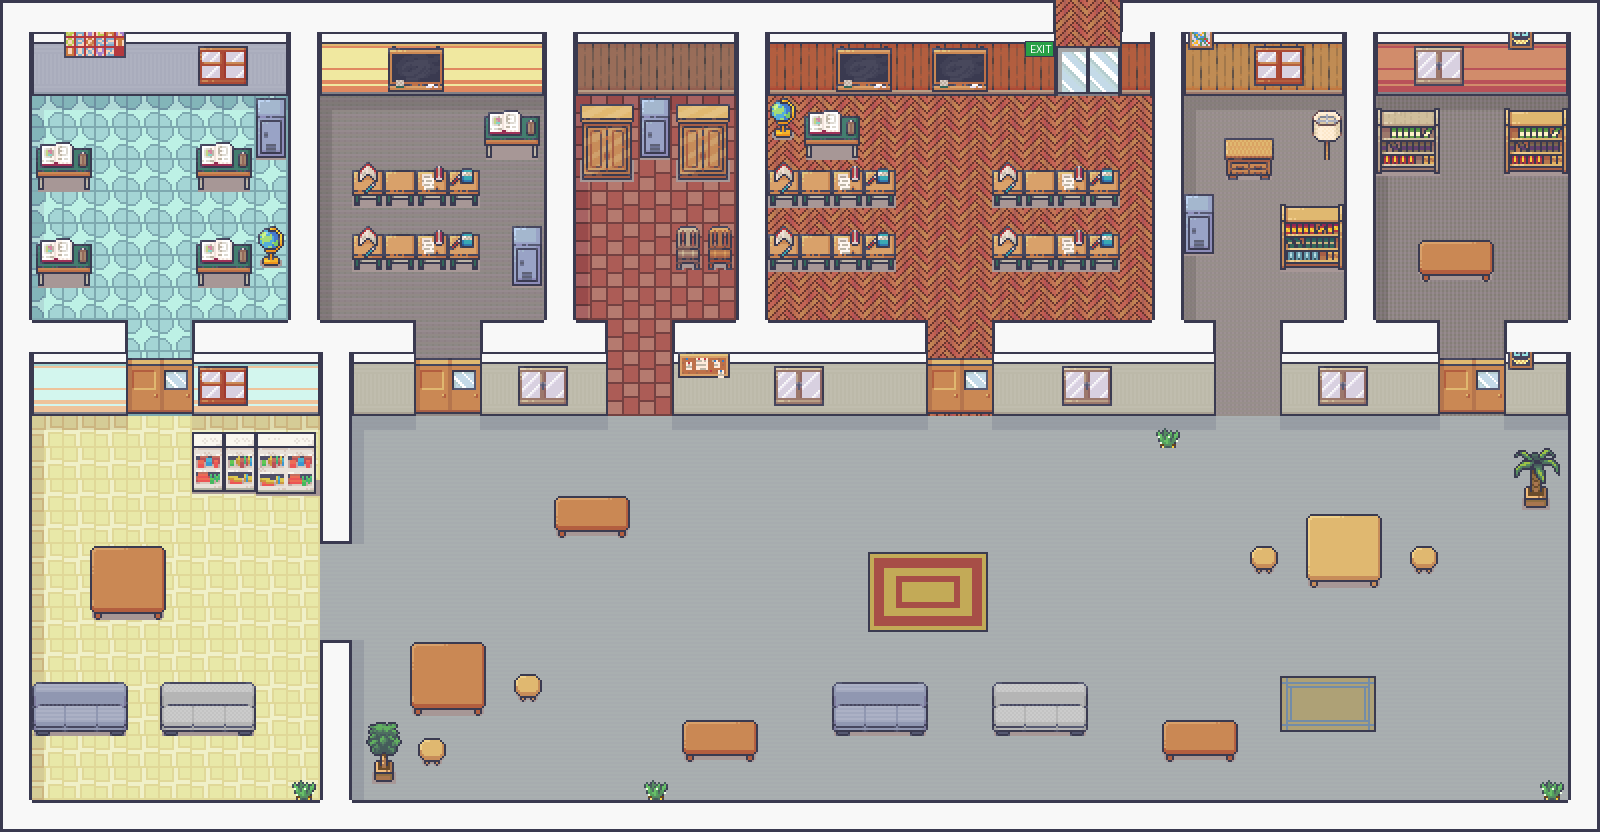

A level layout from a 2D game, rendered from its tile map. Below: a short description, then the map file with tile-grid data replaced by summaries:
An orthogonal 50x26 tile map with 32x32 px tiles, 5 tile layers (floor, rugs, furniture, doors, ...), 4 tilesets and 117 objects (70x solid, 12x goose_spawn, 8x room, 6x event_spot, 5x locked_door, ...).

<map version="1.10" tiledversion="1.10.2" orientation="orthogonal" renderorder="right-down" width="50" height="26" tilewidth="32" tileheight="32" infinite="0" nextlayerid="16" nextobjectid="118">
  <properties>
    <property name="name" value="Goose Patrol - building" />
  </properties>
  <tileset firstgid="1" name="room_builder" tilewidth="32" tileheight="32" tilecount="391" columns="17">
    <image source="tilesets/Room_Builder_free_32x32.png" width="544" height="736" />
  </tileset>
  <tileset firstgid="392" name="interiors" tilewidth="32" tileheight="32" tilecount="1424" columns="16">
    <image source="tilesets/Interiors_free_32x32.png" width="512" height="2848" />
  </tileset>
  <tileset firstgid="1816" name="building_extras" tilewidth="32" tileheight="32" tilecount="24" columns="8">
    <image source="tilesets/building_extras_32x32.png" width="256" height="96" />
  </tileset>
  <tileset firstgid="1840" source="bob.tsx" />
  <layer id="1" name="floor" width="50" height="26">
    <data>[1300 cells, 1300 non-empty, 92 distinct tile ids]</data>
  </layer>
  <layer id="2" name="rugs" width="50" height="26">
    <data>[1300 cells, 18 non-empty, 18 distinct tile ids]</data>
  </layer>
  <layer id="3" name="furniture" width="50" height="26">
    <data>[1300 cells, 257 non-empty, 108 distinct tile ids]</data>
  </layer>
  <layer id="4" name="doors" width="50" height="26">
    <data>[1300 cells, 20 non-empty, 8 distinct tile ids]</data>
  </layer>
  <layer id="5" name="above" width="50" height="26">
    <data>[1300 cells, 35 non-empty, 29 distinct tile ids]</data>
  </layer>
  <objectgroup id="6" name="collision" visible="0" color="#ff0000">
    <object id="1" name="" type="solid" x="0" y="0" width="1056" height="96" />
    <object id="2" name="" type="solid" x="1120" y="0" width="480" height="96" />
    <object id="3" name="" type="solid" x="0" y="96" width="32" height="736" />
    <object id="4" name="" type="solid" x="288" y="96" width="32" height="320" />
    <object id="5" name="" type="solid" x="480" y="96" width="96" height="64" />
    <object id="6" name="" type="solid" x="736" y="96" width="32" height="320" />
    <object id="7" name="" type="solid" x="800" y="96" width="64" height="192" />
    <object id="8" name="" type="solid" x="1152" y="96" width="32" height="352" />
    <object id="9" name="" type="solid" x="1344" y="96" width="32" height="320" />
    <object id="10" name="" type="solid" x="1568" y="96" width="32" height="736" />
    <object id="11" name="" type="solid" x="32" y="128" width="64" height="64" />
    <object id="12" name="" type="solid" x="192" y="128" width="96" height="32" />
    <object id="13" name="" type="solid" x="576" y="128" width="160" height="32" />
    <object id="14" name="" type="solid" x="768" y="128" width="32" height="160" />
    <object id="15" name="" type="solid" x="1216" y="128" width="64" height="64" />
    <object id="16" name="" type="solid" x="1312" y="128" width="32" height="32" />
    <object id="17" name="" type="solid" x="192" y="160" width="64" height="32" />
    <object id="18" name="" type="solid" x="352" y="160" width="128" height="128" />
    <object id="19" name="" type="solid" x="544" y="160" width="96" height="32" />
    <object id="20" name="" type="solid" x="672" y="160" width="64" height="32" />
    <object id="21" name="" type="solid" x="864" y="160" width="32" height="128" />
    <object id="22" name="" type="solid" x="992" y="160" width="128" height="128" />
    <object id="23" name="" type="solid" x="1376" y="160" width="64" height="32" />
    <object id="24" name="" type="solid" x="1504" y="160" width="64" height="32" />
    <object id="25" name="" type="solid" x="544" y="192" width="32" height="224" />
    <object id="26" name="" type="solid" x="32" y="224" width="64" height="64" />
    <object id="27" name="" type="solid" x="192" y="224" width="64" height="64" />
    <object id="28" name="" type="solid" x="672" y="224" width="64" height="64" />
    <object id="29" name="" type="solid" x="1184" y="224" width="32" height="32" />
    <object id="30" name="" type="solid" x="1408" y="224" width="96" height="64" />
    <object id="31" name="" type="solid" x="256" y="256" width="32" height="32" />
    <object id="32" name="" type="solid" x="512" y="256" width="32" height="32" />
    <object id="33" name="" type="solid" x="1280" y="256" width="64" height="32" />
    <object id="34" name="" type="solid" x="32" y="320" width="96" height="96" />
    <object id="35" name="" type="solid" x="192" y="320" width="96" height="96" />
    <object id="36" name="" type="solid" x="320" y="320" width="96" height="96" />
    <object id="37" name="" type="solid" x="480" y="320" width="64" height="96" />
    <object id="38" name="" type="solid" x="576" y="320" width="32" height="96" />
    <object id="39" name="" type="solid" x="672" y="320" width="64" height="96" />
    <object id="40" name="" type="solid" x="768" y="320" width="160" height="96" />
    <object id="41" name="" type="solid" x="992" y="320" width="160" height="96" />
    <object id="42" name="" type="solid" x="1184" y="320" width="32" height="96" />
    <object id="43" name="" type="solid" x="1280" y="320" width="64" height="96" />
    <object id="44" name="" type="solid" x="1376" y="320" width="64" height="96" />
    <object id="45" name="" type="solid" x="1504" y="320" width="64" height="96" />
    <object id="46" name="" type="solid" x="320" y="416" width="32" height="128" />
    <object id="47" name="" type="solid" x="192" y="448" width="128" height="64" />
    <object id="48" name="" type="solid" x="544" y="480" width="96" height="64" />
    <object id="49" name="" type="solid" x="1504" y="480" width="64" height="32" />
    <object id="50" name="" type="solid" x="1280" y="512" width="128" height="96" />
    <object id="51" name="" type="solid" x="64" y="544" width="128" height="96" />
    <object id="52" name="" type="solid" x="1248" y="544" width="32" height="32" />
    <object id="53" name="" type="solid" x="1408" y="544" width="32" height="32" />
    <object id="54" name="" type="solid" x="320" y="640" width="32" height="192" />
    <object id="55" name="" type="solid" x="384" y="640" width="128" height="96" />
    <object id="56" name="" type="solid" x="32" y="672" width="96" height="64" />
    <object id="57" name="" type="solid" x="160" y="672" width="96" height="64" />
    <object id="58" name="" type="solid" x="512" y="672" width="32" height="32" />
    <object id="59" name="" type="solid" x="832" y="672" width="96" height="64" />
    <object id="60" name="" type="solid" x="992" y="672" width="96" height="64" />
    <object id="61" name="" type="solid" x="672" y="704" width="96" height="64" />
    <object id="62" name="" type="solid" x="1152" y="704" width="96" height="64" />
    <object id="63" name="" type="solid" x="416" y="736" width="32" height="32" />
    </objectgroup>
  <objectgroup id="7" name="doors" color="#ff8800">
    <!-- 5 objects omitted --></objectgroup>
  <objectgroup id="8" name="exit" color="#00ff66">
    <!-- 1 objects omitted --></objectgroup>
  <objectgroup id="9" name="Objects">
    <!-- 1 objects omitted --></objectgroup>
  <objectgroup id="10" name="spawns" color="#00aaff">
    <!-- 13 objects omitted --></objectgroup>
  <objectgroup id="11" name="keys" color="#ffdd00">
    <!-- 5 objects omitted --></objectgroup>
  <objectgroup id="12" name="items" color="#ffaa00">
    <!-- 5 objects omitted --></objectgroup>
  <objectgroup id="13" name="lockers" color="#33ccff">
    <!-- 3 objects omitted --></objectgroup>
  <objectgroup id="14" name="events" visible="0" color="#ff00ff">
    <!-- 6 objects omitted --></objectgroup>
  <objectgroup id="15" name="rooms" visible="0" color="#55ff55">
    <!-- 8 objects omitted --></objectgroup>
</map>
<!-- 54 of 117 objects omitted -->
